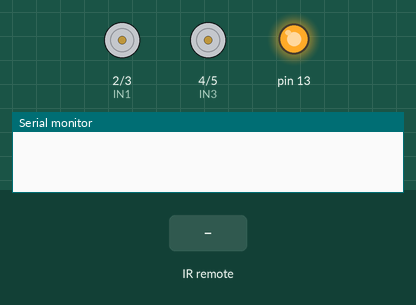
Simulated run of this sketch. Board: Arduino Uno, built with avr-gcc and run on an emulated ATmega328P. Shown: motor-driver pin pairs drawn as motors (green arrow = first pin HIGH = forward, orange = second pin HIGH = backward, longer = more drive, scaled by the enable pin), output pins drawn as LEDs (lit = HIGH), the last lines printed to the serial monitor. The test bench sets the inputs (shaded band).

Above: at 1.2 s.
1.3 s: infrared code 0xE0E006F9 received
At 2.0 s:
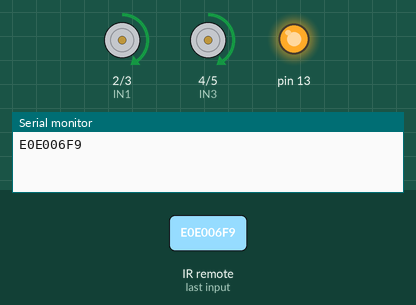
2.8 s: infrared code 0xE0E0A659 received
At 3.2 s:
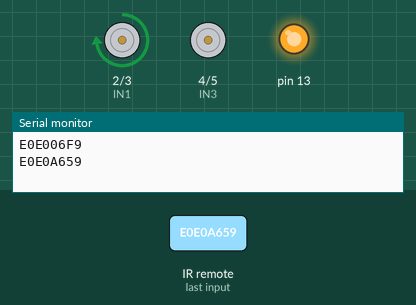
4.3 s: infrared code 0xE0E046B9 received
At 5.5 s:
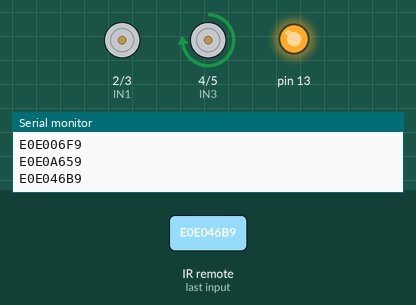
5.8 s: infrared code 0xE0E08679 received
At 6.7 s:
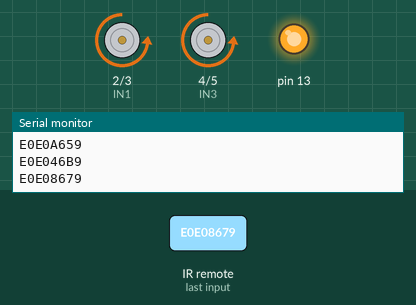
7.3 s: infrared code 0xE0E020DF received
At 7.8 s:
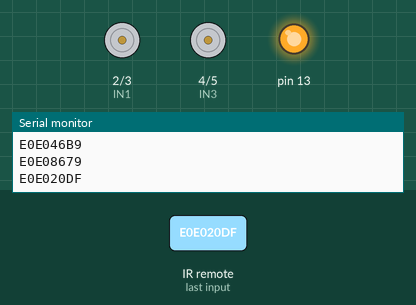
Timing chart, 0 to 9.8 s (numbered marks = the images above; inputs shaded):
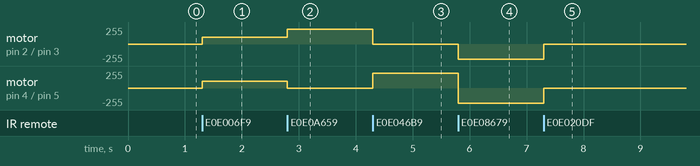

Measured:
- after the input at 1.3 s, motor on pin 2 (IN1) / pin 3 (IN2), motor on pin 4 (IN3) / pin 5 (IN4): stopped → forward 100/255 at once
- after the input at 2.8 s, motor on pin 2 (IN1) / pin 3 (IN2): forward 100/255 → forward 225/255 at once; motor on pin 4 (IN3) / pin 5 (IN4): forward 100/255 → stopped at once
- after the input at 4.3 s, motor on pin 2 (IN1) / pin 3 (IN2): forward 225/255 → stopped at once; motor on pin 4 (IN3) / pin 5 (IN4): stopped → forward 225/255 at once
- after the input at 5.8 s, motor on pin 2 (IN1) / pin 3 (IN2): stopped → backward 225/255 at once; motor on pin 4 (IN3) / pin 5 (IN4): forward 225/255 → backward 225/255 at once
- after the input at 7.3 s, motor on pin 2 (IN1) / pin 3 (IN2), motor on pin 4 (IN3) / pin 5 (IN4): backward 225/255 → stopped at once

The sketch:

IR_with_MOTOR_DRIVER.ino
```cpp
#include <IRremote.h>
#include <IRremoteInt.h>
IRrecv myIR(11);
decode_results myresults;
const int IN3 = 4;
const int IN4 = 5;
const int IN1=2;
const int IN2=3;
const int ENA=9;
const int ENB=10;


void setup() {
  pinMode (IN3, OUTPUT);
  pinMode (IN4, OUTPUT);
  pinMode (IN1, OUTPUT);
  pinMode (IN2, OUTPUT);
  pinMode (ENA, OUTPUT);
  pinMode (ENB, OUTPUT);
  pinMode(13,OUTPUT);
  digitalWrite(13,HIGH);
Serial.begin(9600);
myIR.enableIRIn();
}
void loop() {

  // put your main code here, to run repeatedly:
if (myIR.decode(&myresults)){
  Serial.println(myresults.value,HEX);
 long x=myresults.value;
 if (x==0xE0E006F9){
  analogWrite(ENB , 100);
  analogWrite(ENA, 100);
  digitalWrite(IN1,HIGH);
  digitalWrite(IN2,LOW);
  digitalWrite(IN3,HIGH);
  digitalWrite(IN4, LOW);
 }
 else if (x==0xE0E0A659){
  analogWrite(ENB , 100);
  analogWrite(ENA, 225);
  digitalWrite(IN1,HIGH);
  digitalWrite(IN2,LOW);
  digitalWrite(IN3,LOW);
  digitalWrite(IN4, LOW);
 }
 else if(x==0xE0E046B9){
    analogWrite(ENB , 225);
  analogWrite(ENA, 100);
  digitalWrite(IN1,LOW);
  digitalWrite(IN2,LOW);
  digitalWrite(IN3,HIGH);
  digitalWrite(IN4, LOW);
 }
 else if (x==0xE0E08679){
    analogWrite(ENB , 225);
  analogWrite(ENA, 225);
  digitalWrite(IN1,LOW);
  digitalWrite(IN2,HIGH);
  digitalWrite(IN3,LOW);
  digitalWrite(IN4, HIGH);

 }
 else if(x==0xE0E020DF){
  analogWrite(ENB , 225);
  analogWrite(ENA, 225);
  digitalWrite(IN1,LOW);
  digitalWrite(IN2,LOW);
  digitalWrite(IN3,LOW);
  digitalWrite(IN4, LOW);
 }


myIR.resume();

}
}
```
